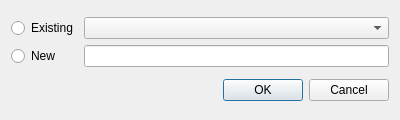
<?xml version="1.0" encoding="UTF-8"?>
<ui version="4.0">
 <class>SetLoopConditionDialog</class>
 <widget class="QDialog" name="SetLoopConditionDialog">
  <property name="geometry">
   <rect>
    <x>0</x>
    <y>0</y>
    <width>400</width>
    <height>120</height>
   </rect>
  </property>
  <property name="windowTitle">
   <string>Set loop/condition for element - GROOPS</string>
  </property>
  <layout class="QVBoxLayout" name="verticalLayout">
   <item>
    <layout class="QGridLayout" name="gridLayout">
     <item row="0" column="0">
      <widget class="QRadioButton" name="radioButtonExisting">
       <property name="text">
        <string>Existing</string>
       </property>
      </widget>
     </item>
     <item row="0" column="1">
      <widget class="QComboBox" name="comboBox">
       <property name="maxVisibleItems">
        <number>20</number>
       </property>
      </widget>
     </item>
     <item row="1" column="0">
      <widget class="QRadioButton" name="radioButtonNew">
       <property name="text">
        <string>New</string>
       </property>
      </widget>
     </item>
     <item row="1" column="1">
      <widget class="QLineEdit" name="lineEditName"/>
     </item>
    </layout>
   </item>
   <item>
    <widget class="QDialogButtonBox" name="buttonBox">
     <property name="orientation">
      <enum>Qt::Horizontal</enum>
     </property>
     <property name="standardButtons">
      <set>QDialogButtonBox::Cancel|QDialogButtonBox::Ok</set>
     </property>
    </widget>
   </item>
  </layout>
 </widget>
 <resources/>
 <connections>
  <connection>
   <sender>buttonBox</sender>
   <signal>accepted()</signal>
   <receiver>SetLoopConditionDialog</receiver>
   <slot>accept()</slot>
   <hints>
    <hint type="sourcelabel">
     <x>248</x>
     <y>254</y>
    </hint>
    <hint type="destinationlabel">
     <x>157</x>
     <y>274</y>
    </hint>
   </hints>
  </connection>
  <connection>
   <sender>buttonBox</sender>
   <signal>rejected()</signal>
   <receiver>SetLoopConditionDialog</receiver>
   <slot>reject()</slot>
   <hints>
    <hint type="sourcelabel">
     <x>316</x>
     <y>260</y>
    </hint>
    <hint type="destinationlabel">
     <x>286</x>
     <y>274</y>
    </hint>
   </hints>
  </connection>
 </connections>
</ui>
